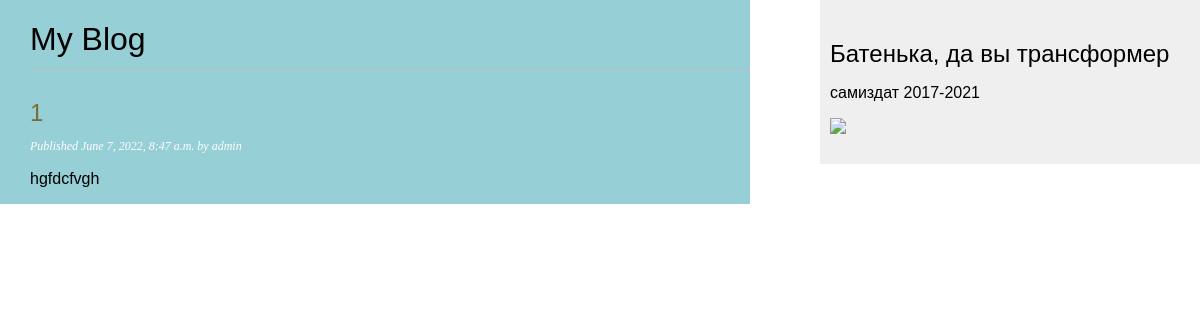
The page /blog/ on the database as committed earlier.
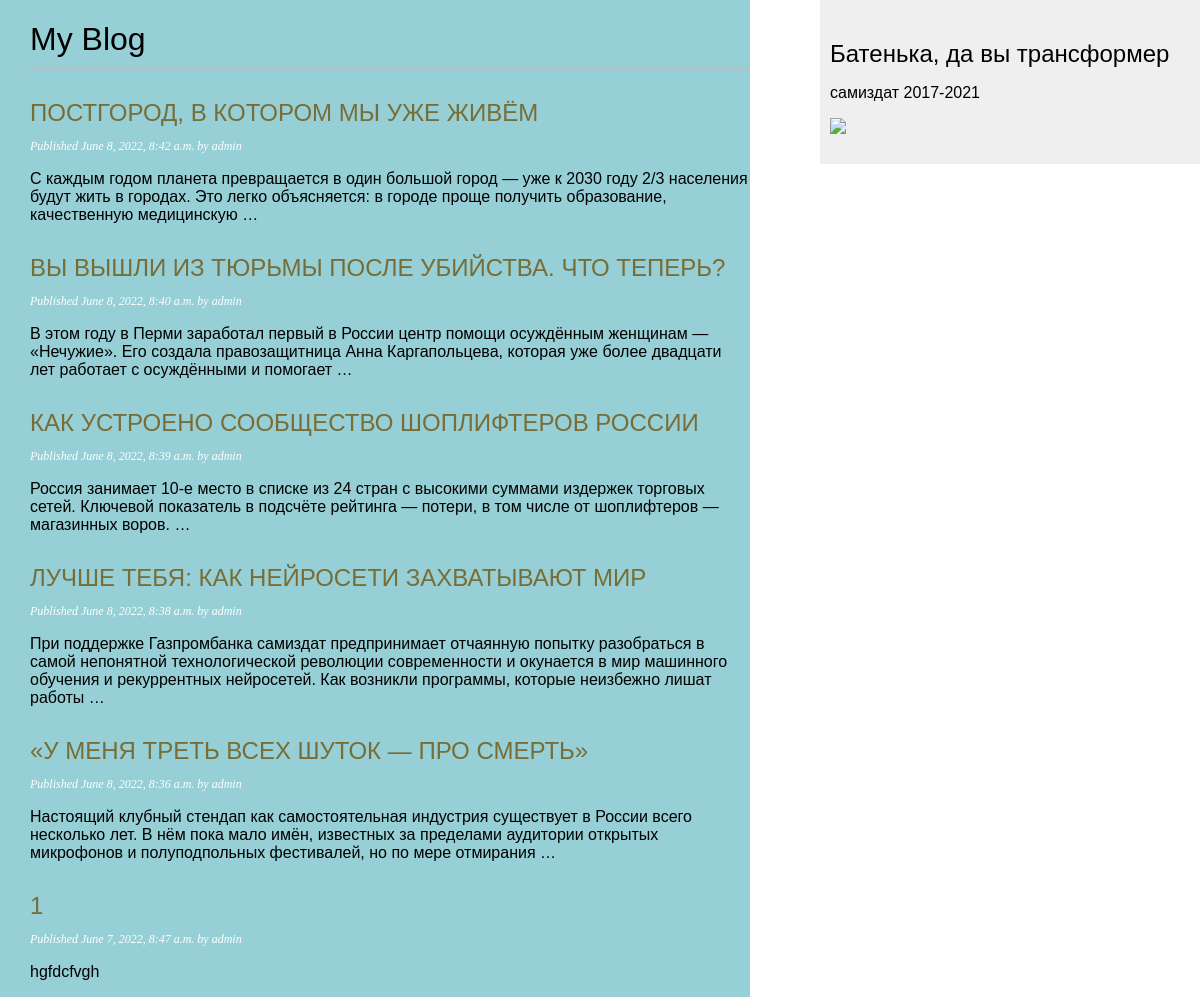
The same page on the database as committed later.
### blog/models.py (models this page shows, shortened)
class Post(models.Model):
    class Status(models.TextChoices):
        DRAFT = 'DF', 'Draft'
        PUBLISHED = 'PB', 'Published'
    title = models.CharField(max_length=250)
    slug = models.SlugField(max_length=250)
    author = models.ForeignKey(User,
        on_delete=models.CASCADE,
        related_name='blog_posts')
    body = models.TextField()
    publish = models.DateTimeField(default=timezone.now)
    created = models.DateTimeField(auto_now_add=True)
    updated = models.DateTimeField(auto_now=True)
    status = models.CharField(max_length=2,
        choices=Status.choices,
        default=Status.DRAFT)
    objects = models.Manager() # The default manager.
    published = PublishedManager() # Our custom manager.
    class Meta:
        ordering = ['-publish']
        indexes = [
        models.Index(fields=['-publish']),
        ]

### blog/views.py (the view)
# urls.py: path('', views.post_list, name='post_list'),
def post_list(request):
    posts = Post.published.all()
    return render(request,
        'blog/post/list.html',
        {'posts': posts})

### blog/models.py (called while the page is built)
    def get_queryset(self):
        return super().get_queryset()\
.           filter(status=Post.Status.PUBLISHED)

### blog/templates/blog/post/list.html (shortened to what this page needs)
{% extends "blog/base.html" %}
{% block content %}
  <h1>My Blog</h1>
  {% for post in posts %}
    <h2>
      <a href="{% url 'blog:post_detail' post.id %}">
        {{ post.title }}
      </a>
    </h2>
    <p class="date">
      Published {{ post.publish }} by {{ post.author }}
    </p>
    {{ post.body|truncatewords:30|linebreaks }}
  {% endfor %}
{% endblock %}

### blog/templates/blog/base.html (shortened to what this page needs)
{% load static %}
<!DOCTYPE html>
<html>
<head>
  <link href="{% static "css/blog.css" %}" rel="stylesheet">
</head>
<body>
  <div id="content">
    {% block content %}
    {% endblock %}
  </div>
  <div id="sidebar">
    <h2>Батенька, да вы трансформер</h2>
    <p>самиздат 2017-2021</p>
	<p><img src="https://batenka.ru/static/built/assets/images/design/logo.924754682d16.png" width="370 pt"></p>
  </div>
</body>
</html>

### blog/static/css/blog.css (style rules this page uses)
body { margin:0; padding:0; font-family:helvetica, sans-serif; }
a { color:#786d36; text-decoration:none; }
h1 { font-weight:normal; border-bottom:1px solid #bbb; padding:0 0 10px 0; }
h2 { font-weight:normal; margin:30px 0 0; }
#content { float:left; width:60%; padding:0 0 0 30px; background-color: #96cfd5; }
#sidebar { float:right; width:30%; padding:10px; background:#efefef; height:100%; }
p.date { color: #ffffff; font-family: georgia, serif; font-size: 12px; font-style: italic; }

Rows that differ between the two databases and show on the page:
added Post: title "ПОСТГОРОД, В КОТОРОМ МЫ УЖЕ ЖИВЁМ", publish "June 8, 2022, 8:42 a.m.", author "admin", body "С каждым годом планета превращается в один большой город — уже к 2030 году 2/3 населения будут жить в городах. Это легко объясняется: в городе проще получить образование, качественную медицинскую …"
added Post: title "ВЫ ВЫШЛИ ИЗ ТЮРЬМЫ ПОСЛЕ УБИЙСТВА. ЧТО ТЕПЕРЬ?", publish "June 8, 2022, 8:40 a.m.", author "admin", body "В этом году в Перми заработал первый в России центр помощи осуждённым женщинам — «Нечужие». Его создала правозащитница Анна Каргапольцева, которая уже более двадцати лет работает с осуждёнными и помогает …"
added Post: title "КАК УСТРОЕНО СООБЩЕСТВО ШОПЛИФТЕРОВ РОССИИ", publish "June 8, 2022, 8:39 a.m.", author "admin", body "Россия занимает 10-е место в списке из 24 стран с высокими суммами издержек торговых сетей. Ключевой показатель в подсчёте рейтинга — потери, в том числе от шоплифтеров — магазинных воров. …"
added Post: title "ЛУЧШЕ ТЕБЯ: КАК НЕЙРОСЕТИ ЗАХВАТЫВАЮТ МИР", publish "June 8, 2022, 8:38 a.m.", author "admin", body "При поддержке Газпромбанка самиздат предпринимает отчаянную попытку разобраться в самой непонятной технологической революции современности и окунается в мир машинного обучения и рекуррентных нейросетей. Как возникли программы, которые неизбежно лишат работы …"
added Post: title "«У МЕНЯ ТРЕТЬ ВСЕХ ШУТОК — ПРО СМЕРТЬ»", publish "June 8, 2022, 8:36 a.m.", author "admin", body "Настоящий клубный стендап как самостоятельная индустрия существует в России всего несколько лет. В нём пока мало имён, известных за пределами аудитории открытых микрофонов и полуподпольных фестивалей, но по мере отмирания …"
